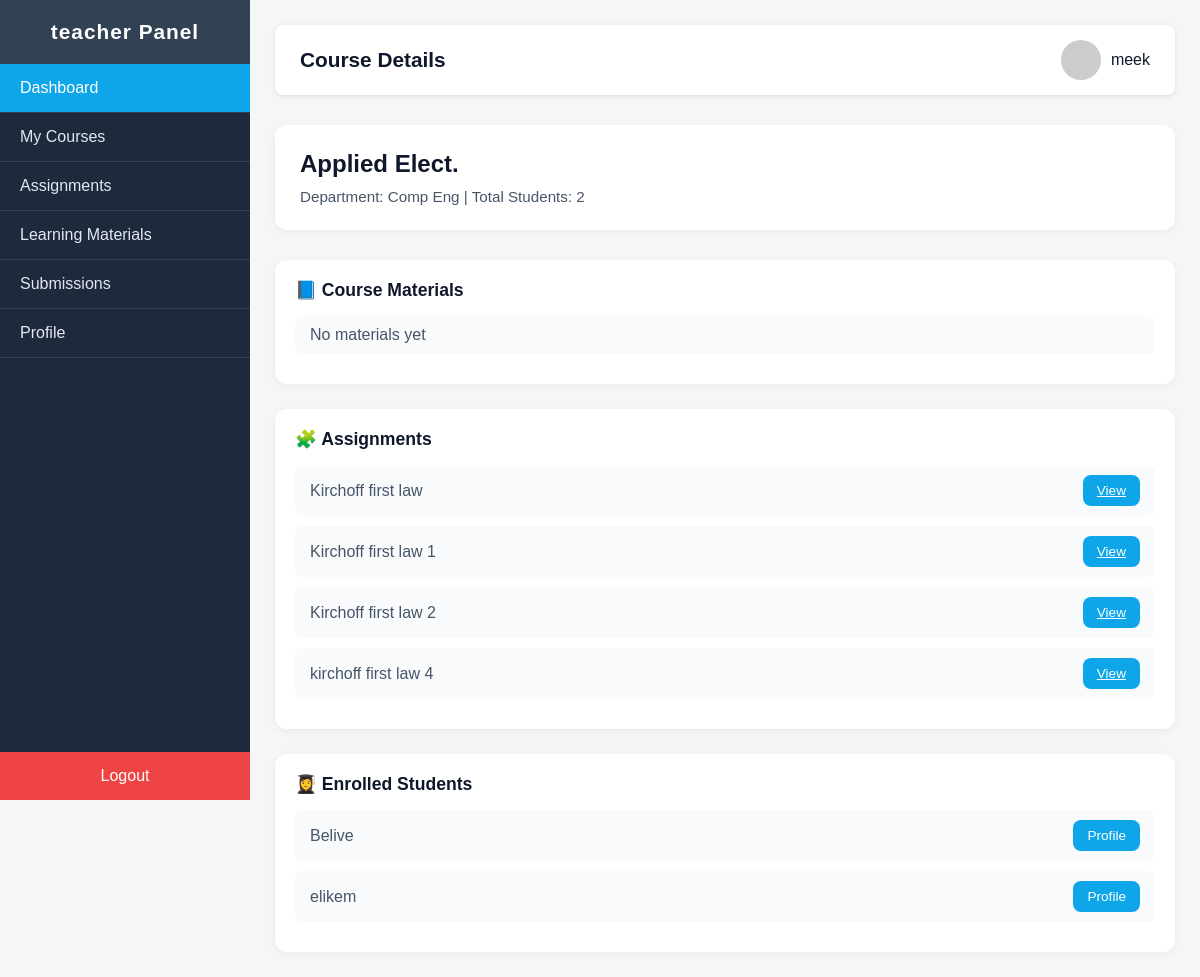
Page /dashboard/teacher/courses/applied-elect (signed in) on the committed database.
### users/models.py (models this page shows)
class CustomUser(AbstractUser):
    ROLES = {
        None:"Select user",
        "admin":"Admin",
        "teacher":"Teacher",
        "student":"Student",
    }
    image = models.ImageField(upload_to="profiles/",blank=True,null=False,default="defualt_image.jpg")
    school_id = models.CharField(blank=True,null=True,unique=True,validators=[is_umat_id])
    role = models.CharField(choices=ROLES, blank=True,default="teacher")
    department = models.ForeignKey(
        Department,
            on_delete=models.SET_NULL,
            null=True,
            blank=True,
            related_name="users",
            default="4"
        )
    def __str__(self):
        return self.username
    USERNAME_FIELD = "school_id"

### main/models.py (models this page shows, shortened)
class Course(models.Model):
    slug = models.SlugField(unique=True,blank=True,max_length=100)
    name = models.CharField(blank=True,unique=True,max_length=100)
    teacher = models.ForeignKey(
        settings.AUTH_USER_MODEL,
        blank=True,
        on_delete=models.SET_NULL,
        related_name="courses_assigned",
        null=True
        )
    students = models.ManyToManyField(
        settings.AUTH_USER_MODEL,
        blank=True,
        related_name="courses_enrolled",
        null=True
        )
    created_by = models.ForeignKey(
        settings.AUTH_USER_MODEL,
        blank=True,
        null=True,
        on_delete=models.SET_NULL,
        related_name="courses_created",
        default="3"
        )
    department = models.ForeignKey(
        Department,
        blank=True,
        null=True,
        on_delete=models.SET_NULL,
        related_name="courses"
        )
    created_at = models.DateTimeField(auto_now_add=True)
    updated_at = models.DateTimeField(auto_now=True)

class Department(models.Model):
    slug = models.SlugField(unique= True, blank=True)
    name = models.CharField(blank=True,max_length=100,unique=True)
    created_by = models.ForeignKey(
        settings.AUTH_USER_MODEL,
        on_delete= models.CASCADE,
        related_name="departments_created"
        )
    updated_at = models.DateTimeField(auto_now=True)
    def __str__(self):
        return self.name

class Assignment(models.Model):
    slug = models.SlugField(unique=True,blank=True)
    created_by = models.ForeignKey(
        settings.AUTH_USER_MODEL,
        on_delete=models.CASCADE,
        related_name="assignments_created"
    )
    title = models.CharField(blank=True,max_length=100,unique=True)
    description = models.TextField(blank=True,null=True)
    course = models.ForeignKey(
        Course,
        on_delete=models.CASCADE,
        related_name="assignments"
    )
    material = models.FileField(upload_to="assignments/",validators=[exts_validator],unique=True)
    due_date = models.DateTimeField(null=True, blank=True)
    created_at = models.DateTimeField(auto_now_add=True)
    updated_at = models.DateTimeField(auto_now=True)

### main/views.py (the view)
# urls.py: path("teacher/courses/<slug:slug>",views.teacher_course_detail,name = "teacher_course_detail"),
def teacher_course_detail(request,slug):
    course = Course.objects.get(slug=slug,teacher=request.user)
    assignments = Assignment.objects.filter(course = course )
    print(course.assignments.all()==assignments)
    learning_materials = LearningMaterial.objects.filter(course = course)
    all_enrolled_students = course.students.all()
    context = {
        "course":course,
        "assignments":assignments,
        "learning_materials":learning_materials,
        "students":all_enrolled_students
    }
    return render(request,"main/teacher_course_detail.html",context)

### main/context_processors.py (called while the page is built)
def total_values(request):
    total_users = User.objects.all().count()
    total_teachers = User.objects.filter(role = "teacher").count()
    total_students = User.objects.filter(role = "student").count()
    total_departments = Department.objects.all().count()
    total_courses = Course.objects.all().count()
    context = {
        "total_students":total_students,
        "total_teachers":total_teachers,
        "total_courses":total_courses,
        "total_departments":total_departments,
    }
    return context

### main/templates/main/teacher_course_detail.html
{% extends 'teacher_base.html' %}
{% load static %}
{% block extra_styles %}
    <link rel="stylesheet" href="{% static 'main/css/teacher_course_detail.css' %}">
{% endblock extra_styles %}
{% block body %}
    <div class="top-bar">
      <h1>Course Details</h1>
      <div class="profile">
        <img src="https://via.placeholder.com/40" alt="Teacher">
        <span>{{user}}</span>
      </div>
    </div>
    <div class="course-header">
      <h2>{{course.name}}</h2>
      <p>Department: {{course.department}} | Total Students: {{students|length}}</p>
    </div>
    <section class="content-sections">
      <div class="section-card">
        <h3>📘 Course Materials</h3>
        <ul>
          {% for material in learning_materials %}
          <li>
            <span>{{material.title}}</span>
            <a class="btn">View</a>
          </li>
          {% empty %}
          <li>
            <span>No materials yet </span>
          </li>
          {% endfor %}
        </ul>
      </div>
      <div class="section-card">
        <h3>🧩 Assignments</h3>
        <ul>
          {% for assignment in assignments %}
          <li>
            <span>{{assignment.title}}</span>
            <a  href="{% url 'main:teacher_assignment_detail' assignment.slug  %}" class="btn">View</a>
          </li>
          {% empty %}
          <li>
            <span>No Assignments yet </span>
          </li>
          {% endfor %}
        </ul>
      </div>
      <div class="section-card">
        <h3>👩‍🎓 Enrolled Students</h3>
        <ul>
          {% for student in students %}
          <li>
            <span>{{student.username}}</span>
            <button class="btn">Profile</button>
          </li>
          {% empty %}
          <li>
            <span>No Students enrolled yet </span>
          </li>
          {% endfor %}
        </ul>
      </div>
    </section>
</body>
</html>
{% endblock body %}

### main/templates/includes/teacher_sidebar.html
  <aside class="sidebar">
    <h2>{{user.role}} Panel</h2>
    <ul>
      <li><a href="{% url 'main:teacher_dashboard' %}" class="active">Dashboard</a></li>
      <li><a href="{% url 'main:teacher_course_list' %}">My Courses</a></li>
      <li><a href="{% url 'main:teacher_assignment_list' %}">Assignments</a></li>
      <li><a href="{% url 'main:teacher_learning_materials_list' %}">Learning Materials</a></li>
      <li><a href="{% url 'main:teacher_submissions_list' %}">Submissions</a></li>
      <li><a href="{% url 'users:profile' %}">Profile</a></li>
    </ul>
    <a href="{% url 'users:logout' %}" class="logout-btn">Logout</a>
  </aside>

### main/static/main/css/teacher_dashboard.css (style rules this page uses)
* { margin: 0; padding: 0; box-sizing: border-box; font-family: "Poppins", sans-serif; }
body { display: flex; min-height: 100vh; background-color: #f4f6f8; }
.sidebar { width: 250px; background: #1e293b; color: #fff; display: flex; flex-direction: column; position: fixed; height: 100vh; }
.sidebar h2 { text-align: center; padding: 20px 0; font-size: 1.3rem; background: #334155; letter-spacing: 1px; }
.sidebar ul { list-style: none; padding: 0; }
.sidebar ul li { border-bottom: 1px solid #334155; }
.sidebar ul li a { display: block; padding: 15px 20px; color: #e2e8f0; text-decoration: none; transition: background 0.3s; }
.sidebar ul li a:hover, .sidebar ul li a.active { background: #0ea5e9; color: #fff; }
.logout-btn { margin-top: auto; text-align: center; padding: 15px; background: #ef4444; color: #fff; text-decoration: none; display: block; }
.top-bar { display: flex; justify-content: space-between; align-items: center; background: #fff; padding: 15px 25px; box-shadow: 0 1px 5px rgba(0, 0, 0, 0.1); border-radius: 8px; }
.top-bar h1 { font-size: 1.3rem; color: #1e293b; }
.profile { display: flex; align-items: center; gap: 10px; }
.profile img { width: 40px; height: 40px; border-radius: 50%; object-fit: cover; }
.profile span { font-weight: 500; color: #0f172a; }

### main/static/main/css/teacher_course_detail.css (style rules this page uses)
* { margin: 0; padding: 0; box-sizing: border-box; font-family: "Poppins", sans-serif; }
body { background-color: #f4f6f8; color: #1e293b; }
.top-bar { display: flex; justify-content: space-between; align-items: center; background: #fff; padding: 15px 25px; box-shadow: 0 1px 5px rgba(0, 0, 0, 0.1); border-radius: 8px; }
.top-bar h1 { font-size: 1.3rem; color: #0f172a; }
.profile { display: flex; align-items: center; gap: 10px; }
.profile img { width: 40px; height: 40px; border-radius: 50%; object-fit: cover; }
.profile span { font-weight: 500; color: #0f172a; }
.course-header { background: #fff; margin-top: 30px; padding: 25px; border-radius: 12px; box-shadow: 0 2px 10px rgba(0,0,0,0.05); }
.course-header h2 { font-size: 1.5rem; color: #0f172a; margin-bottom: 10px; }
.course-header p { color: #475569; font-size: 0.95rem; }
.content-sections { margin-top: 30px; display: grid; gap: 25px; }
.section-card { background: #fff; border-radius: 12px; padding: 20px; box-shadow: 0 2px 8px rgba(0, 0, 0, 0.05); }
.section-card h3 { color: #0f172a; font-size: 1.1rem; margin-bottom: 15px; }
.section-card ul { list-style: none; }
.section-card li { background: #f8fafc; margin-bottom: 10px; padding: 10px 15px; border-radius: 8px; color: #475569; display: flex; justify-content: space-between; align-items: center; transition: background 0.3s; }
.btn { background: #0ea5e9; color: #fff; border: none; padding: 8px 14px; border-radius: 8px; cursor: pointer; font-size: 0.85rem; transition: background 0.3s; }

### rows in the picture
CustomUser: role "teacher", username "meek"
Course: name "Applied Elect.", department "Comp Eng"
Assignment: title "Kirchoff first law"
Assignment: title "Kirchoff first law 1"
Assignment: title "Kirchoff first law 2"
Assignment: title "kirchoff first law 4"
CustomUser: username "Belive"
CustomUser: username "elikem"

### other values in the picture
{{ students|length }} "2"
